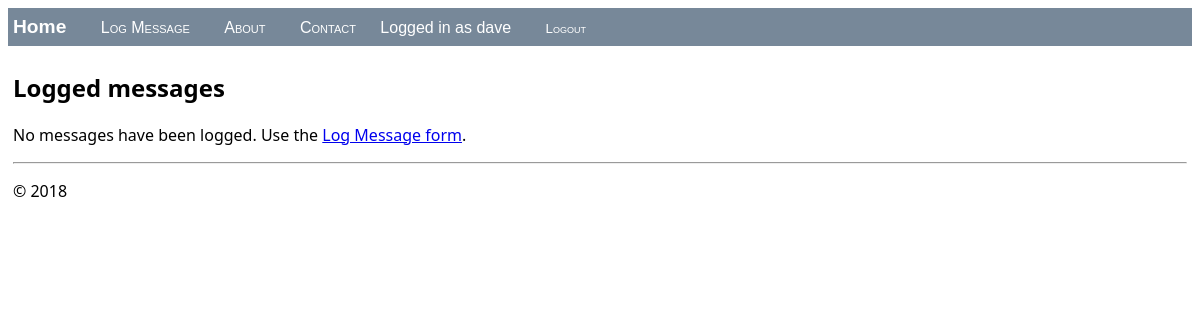
The app's page / (signed in), older data.
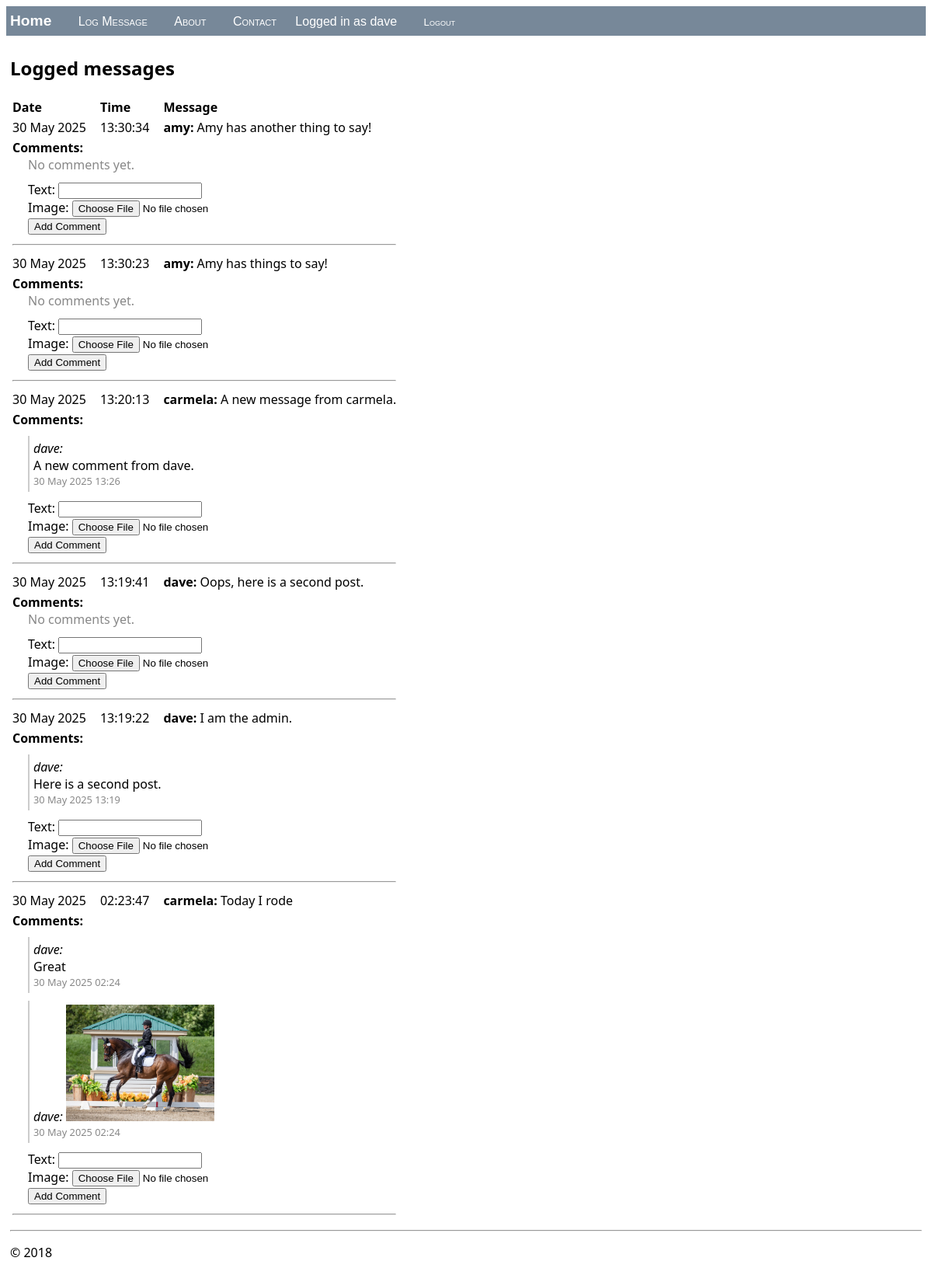
The same page, newer data.
### hello/models.py (models this page shows, shortened)
class LogMessage(models.Model):
    user = models.ForeignKey('auth.User', on_delete=models.CASCADE, related_name='log_messages', null=True, blank=True)
    message = models.CharField(max_length=300)
    log_date = models.DateTimeField("date logged")
    image = models.ImageField(upload_to="message_images/", blank=True, null=True)

class Comment(models.Model):
    post = models.ForeignKey('LogMessage', on_delete=models.CASCADE, related_name='comments')
    user = models.ForeignKey('auth.User', on_delete=models.CASCADE, related_name='comments', null=True, blank=True)
    text = models.TextField(blank=True)
    image = models.ImageField(upload_to='comment_images/', blank=True, null=True)
    created_at = models.DateTimeField(auto_now_add=True)

### hello/views.py (the view)
class HomeListView(ListView):
    model = LogMessage
    def get_queryset(self):
        user = self.request.user
        if not user.is_authenticated:
            return LogMessage.objects.none()
        if user.is_staff or user.is_superuser:
            return LogMessage.objects.all().order_by('-log_date')
        return LogMessage.objects.filter(user=user).order_by('-log_date')
    def get_context_data(self, **kwargs):
        context = super(HomeListView, self).get_context_data(**kwargs)
        context['comment_form'] = CommentForm()
        user = self.request.user
        filtered_comments = {}
        if user.is_authenticated and (user.is_staff or user.is_superuser):
            for message in context['message_list']:
                filtered_comments[message.id] = list(message.comments.all())
        elif user.is_authenticated:
            for message in context['message_list']:
                filtered_comments[message.id] = list(
                    message.comments.filter(
                        models.Q(user=message.user) | models.Q(user__is_staff=True) | models.Q(user__is_superuser=True)
                    )
                )
        else:
            for message in context.get('message_list', []):
                filtered_comments[message.id] = []
        context['filtered_comments'] = filtered_comments
        return context

### hello/forms.py
class CommentForm(forms.ModelForm):
    class Meta:
        model = Comment
        fields = ("text", "image")

### hello/templatetags/dict_extras.py (called while the page is built)
@register.filter
def get_item(dictionary, key):
    return dictionary.get(key, [])

### hello/templates/hello/home.html (shortened to what this page needs)
{% extends "hello/layout.html" %}
{% load dict_extras %}
{% block content %}
    <h2>Logged messages</h2>
    {% if message_list %}
        <table class="message_list">
            <thead>
            <tr>
                <th>Date</th>
                <th>Time</th>
                <th>Message</th>
            </tr>
            </thead>
            <tbody>
            {% for message in message_list %}
                <tr>
                    <td>{{ message.log_date | date:'d M Y' }}</td>
                    <td>{{ message.log_date | time:'H:i:s' }}</td>
                    <td>
                        <strong>{% if message.user %}{{ message.user.username }}:{% endif %}</strong>
                        {{ message.message }}
                    </td>
                </tr>
                <tr>
                    <td colspan="3">
                        <div class="comments">
                            <strong>Comments:</strong>
                            {% for comment in filtered_comments|get_item:message.id %}
                                <div style="margin: 10px 0 10px 20px; padding: 5px; border-left: 2px solid #ccc;">
                                    <em>
                                        {% if comment.user %}
                                            {{ comment.user.username }}:
                                        {% endif %}
                                    </em>
                                    {% if comment.text %}<div>{{ comment.text }}</div>{% endif %}
                                    {% if comment.image %}
                                        <img src="{{ comment.image.url }}" alt="Comment Image" style="max-width:200px; max-height:150px;">
                                    {% endif %}
                                    <div style="font-size: 0.8em; color: #888;">{{ comment.created_at|date:'d M Y H:i' }}</div>
                                </div>
                            {% empty %}
                                <div style="margin-left:20px; color:#888;">No comments yet.</div>
                            {% endfor %}
                            <form method="post" enctype="multipart/form-data" action="{% url 'add_comment' message.id %}" style="margin-left:20px; margin-top:10px;">
                                {{ comment_form.text.label_tag }}
                                <input type="text" name="text" id="id_text_{{ message.id }}"><br>
                                {{ comment_form.image.label_tag }}
                                <input type="file" name="image" id="id_image_{{ message.id }}"><br>
                                <button type="submit">Add Comment</button>
                            </form>
                        </div>
                    </td>
                </tr>
                <tr><td colspan="3"><hr></td></tr>
            {% endfor %}
            </tbody>
        </table>
    {% else %}
        <p>No messages have been logged. Use the <a href="{% url 'log' %}">Log Message form</a>.</p>
    {% endif %}
{% endblock %}

### hello/templates/hello/layout.html (shortened to what this page needs)
<!DOCTYPE html>
<html>
<head>
    {% load static %}
    <link rel="stylesheet" type="text/css" href="{% static 'hello/site.css' %}"/>
</head>
<body>
<div class="navbar">
    <a href="{% url 'home' %}" class="navbar-brand">Home</a>
    <a href="{% url 'log' %}" class="navbar-item">Log Message</a>
    <a href="{% url 'about' %}" class="navbar-item">About</a>
    <a href="{% url 'contact' %}" class="navbar-item">Contact</a>
    {% if user.is_authenticated %}
        <span style="margin-left:20px;">Logged in as {{ user.username }}</span>
        <form action="{% url 'logout' %}" method="post" style="display:inline;">
            <button type="submit" class="navbar-item" style="background:none; border:none; color:inherit; cursor:pointer; padding:0;">Logout</button>
        </form>
    {% else %}
        <a href="{% url 'login' %}" class="navbar-item">Login</a>
    {% endif %}
</div>
<div class="body-content">
    {% block content %}
    {% endblock %}
    <hr/>
    <footer>
        <p>&copy; 2018</p>
    </footer>
</div>
</body>
</html>

### hello/static/hello/site.css (style rules this page uses)
.navbar { background-color: lightslategray; font-size: 1em; font-family: 'Trebuchet MS', 'Lucida Sans Unicode', 'Lucida Grande', 'Lucida Sans', Arial, sans-serif; color: white; padding: 8px 5px 8px 5px; }
.navbar a { text-decoration: none; color: inherit; }
.navbar-brand { font-size: 1.2em; font-weight: 600; }
.navbar-item { font-variant: small-caps; margin-left: 30px; }
.body-content { padding: 5px; font-family:'Segoe UI', Tahoma, Geneva, Verdana, sans-serif; }
.message_list th,td { text-align: left; padding-right: 15px; }

Row changes from the older to the newer data that the page shows:
added LogMessage: log_date "30 May 2025", log_date "13:30:34", user.username "amy", message "Amy has another thing to say!", text.label_tag "Text:", image.label_tag "Image:"
added LogMessage: log_date "30 May 2025", log_date "13:30:23", user.username "amy", message "Amy has things to say!", text.label_tag "Text:", image.label_tag "Image:"
added LogMessage: log_date "30 May 2025", log_date "13:20:13", user.username "carmela", message "A new message from carmela.", text.label_tag "Text:", image.label_tag "Image:"
added Comment: user.username "dave", text "A new comment from dave.", created_at "30 May 2025 13:26", shown under "30 May 2025"
added LogMessage: log_date "30 May 2025", log_date "13:19:41", user.username "dave", message "Oops, here is a second post.", text.label_tag "Text:", image.label_tag "Image:"
added LogMessage: log_date "30 May 2025", log_date "13:19:22", user.username "dave", message "I am the admin.", text.label_tag "Text:", image.label_tag "Image:"
added Comment: user.username "dave", text "Here is a second post.", created_at "30 May 2025 13:19", shown under "30 May 2025"
added LogMessage: log_date "30 May 2025", log_date "02:23:47", user.username "carmela", message "Today I rode", text.label_tag "Text:", image.label_tag "Image:"
added Comment: user.username "dave", text "Great", created_at "30 May 2025 02:24", shown under "30 May 2025"
added Comment: user.username "dave", image (picture), created_at "30 May 2025 02:24", shown under "30 May 2025"
Text that changed along with them:
text no longer shown: "No messages have been logged. Use the Log Message form ."
text now shown: "Date Time Message"
